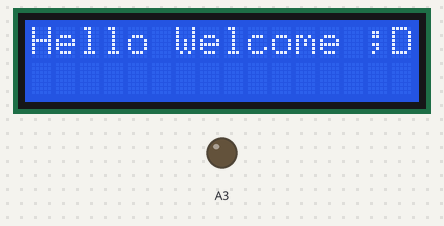
Simulated run of this sketch. Board: Arduino Uno, built with avr-gcc and run on an emulated ATmega328P. On the bench: 16×2 character LCD, output pins drawn as LEDs (lit = HIGH). Dashed ring = blinking.

Above: at 0.1 s.
At 5.2 s:
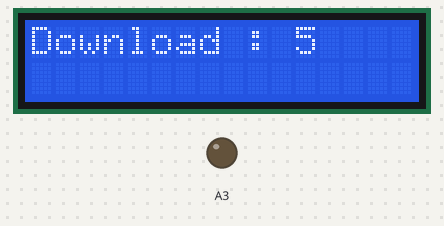
At 11.3 s:
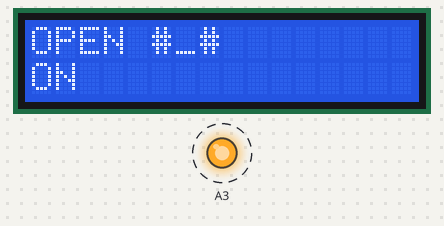
At 12.3 s:
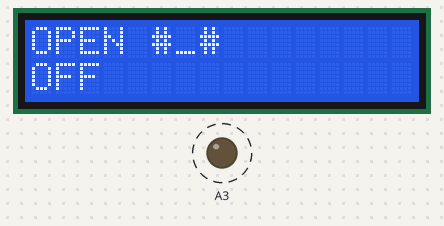
Timing chart, 0 to 40.0 s (numbered marks = the images above):
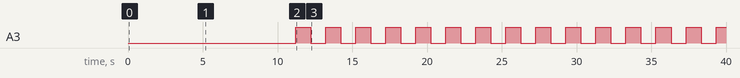

Measured:
- by itself, A3: alternates HIGH for 1.0 s and LOW for 1.0 s
- what the display in image 1 shows lasts 1.1 s, from 5.1 s to 6.2 s

The sketch:

Test.ino
```cpp
#include <LiquidCrystal_I2C.h>

LiquidCrystal_I2C lcd(0x27, 16, 2);

void setup() {
  pinMode(A3, OUTPUT);
  lcd.init();
  lcd.backlight();
  lcd.print("Hello Welcome ;D");
  delay(1000);
  lcd.clear();
  for(int x = 1; x < 11; x++){
    lcd.print("Download : ");
    lcd.print(x);
    delay(1000);
    lcd.clear();
  }
  lcd.print("OPEN #_#");

}

void loop() {
  digitalWrite(A3, HIGH);
  lcd.setCursor(0,1);
  lcd.print("ON ");
  delay(1000);
  digitalWrite(A3, LOW);
  lcd.setCursor(0,1);
  lcd.print("OFF");
  delay(1000);
}
```
